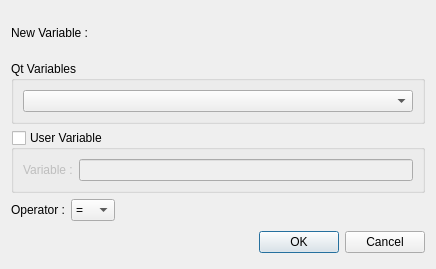
<ui version="4.0" >
 <class>NewVariable</class>
 <widget class="QDialog" name="NewVariable" >
  <property name="geometry" >
   <rect>
    <x>0</x>
    <y>0</y>
    <width>436</width>
    <height>269</height>
   </rect>
  </property>
  <property name="windowTitle" >
   <string>Dialog</string>
  </property>
  <layout class="QGridLayout" >
   <item row="0" column="0" >
    <layout class="QHBoxLayout" >
     <property name="spacing" >
      <number>6</number>
     </property>
     <property name="leftMargin" >
      <number>0</number>
     </property>
     <property name="topMargin" >
      <number>0</number>
     </property>
     <property name="rightMargin" >
      <number>0</number>
     </property>
     <property name="bottomMargin" >
      <number>0</number>
     </property>
     <item>
      <widget class="QLabel" name="label" >
       <property name="text" >
        <string>New Variable :</string>
       </property>
      </widget>
     </item>
     <item>
      <spacer>
       <property name="orientation" >
        <enum>Qt::Horizontal</enum>
       </property>
       <property name="sizeHint" >
        <size>
         <width>40</width>
         <height>20</height>
        </size>
       </property>
      </spacer>
     </item>
    </layout>
   </item>
   <item row="1" column="0" >
    <widget class="QGroupBox" name="groupBox" >
     <property name="title" >
      <string>Qt Variables</string>
     </property>
     <layout class="QGridLayout" >
      <property name="leftMargin" >
       <number>9</number>
      </property>
      <property name="topMargin" >
       <number>9</number>
      </property>
      <property name="rightMargin" >
       <number>9</number>
      </property>
      <property name="bottomMargin" >
       <number>9</number>
      </property>
      <property name="horizontalSpacing" >
       <number>6</number>
      </property>
      <property name="verticalSpacing" >
       <number>6</number>
      </property>
      <item row="0" column="0" >
       <widget class="QComboBox" name="comboVariables" />
      </item>
     </layout>
    </widget>
   </item>
   <item row="2" column="0" >
    <widget class="QGroupBox" name="groupUserVariable" >
     <property name="title" >
      <string>User Variable</string>
     </property>
     <property name="checkable" >
      <bool>true</bool>
     </property>
     <property name="checked" >
      <bool>false</bool>
     </property>
     <layout class="QGridLayout" >
      <property name="leftMargin" >
       <number>9</number>
      </property>
      <property name="topMargin" >
       <number>9</number>
      </property>
      <property name="rightMargin" >
       <number>9</number>
      </property>
      <property name="bottomMargin" >
       <number>9</number>
      </property>
      <property name="horizontalSpacing" >
       <number>6</number>
      </property>
      <property name="verticalSpacing" >
       <number>6</number>
      </property>
      <item row="0" column="0" >
       <widget class="QLabel" name="label_2" >
        <property name="text" >
         <string>Variable :</string>
        </property>
       </widget>
      </item>
      <item row="0" column="1" >
       <widget class="QLineEdit" name="userVariable" />
      </item>
     </layout>
    </widget>
   </item>
   <item row="3" column="0" >
    <layout class="QHBoxLayout" >
     <item>
      <widget class="QLabel" name="label_3" >
       <property name="text" >
        <string>Operator :</string>
       </property>
      </widget>
     </item>
     <item>
      <widget class="QComboBox" name="comboOperator" >
       <item>
        <property name="text" >
         <string>=</string>
        </property>
       </item>
       <item>
        <property name="text" >
         <string>+=</string>
        </property>
       </item>
       <item>
        <property name="text" >
         <string>-=</string>
        </property>
       </item>
       <item>
        <property name="text" >
         <string>*=</string>
        </property>
       </item>
       <item>
        <property name="text" >
         <string>~=</string>
        </property>
       </item>
      </widget>
     </item>
     <item>
      <spacer>
       <property name="orientation" >
        <enum>Qt::Horizontal</enum>
       </property>
       <property name="sizeHint" >
        <size>
         <width>40</width>
         <height>20</height>
        </size>
       </property>
      </spacer>
     </item>
    </layout>
   </item>
   <item row="4" column="0" >
    <layout class="QHBoxLayout" >
     <property name="spacing" >
      <number>6</number>
     </property>
     <property name="leftMargin" >
      <number>0</number>
     </property>
     <property name="topMargin" >
      <number>0</number>
     </property>
     <property name="rightMargin" >
      <number>0</number>
     </property>
     <property name="bottomMargin" >
      <number>0</number>
     </property>
     <item>
      <spacer>
       <property name="orientation" >
        <enum>Qt::Horizontal</enum>
       </property>
       <property name="sizeHint" >
        <size>
         <width>131</width>
         <height>31</height>
        </size>
       </property>
      </spacer>
     </item>
     <item>
      <widget class="QPushButton" name="okButton" >
       <property name="text" >
        <string>OK</string>
       </property>
      </widget>
     </item>
     <item>
      <widget class="QPushButton" name="cancelButton" >
       <property name="text" >
        <string>Cancel</string>
       </property>
      </widget>
     </item>
    </layout>
   </item>
  </layout>
 </widget>
 <resources/>
 <connections>
  <connection>
   <sender>okButton</sender>
   <signal>clicked()</signal>
   <receiver>NewVariable</receiver>
   <slot>accept()</slot>
   <hints>
    <hint type="sourcelabel" >
     <x>331</x>
     <y>196</y>
    </hint>
    <hint type="destinationlabel" >
     <x>96</x>
     <y>233</y>
    </hint>
   </hints>
  </connection>
  <connection>
   <sender>cancelButton</sender>
   <signal>clicked()</signal>
   <receiver>NewVariable</receiver>
   <slot>reject()</slot>
   <hints>
    <hint type="sourcelabel" >
     <x>424</x>
     <y>196</y>
    </hint>
    <hint type="destinationlabel" >
     <x>179</x>
     <y>233</y>
    </hint>
   </hints>
  </connection>
  <connection>
   <sender>groupUserVariable</sender>
   <signal>toggled(bool)</signal>
   <receiver>groupBox</receiver>
   <slot>setDisabled(bool)</slot>
   <hints>
    <hint type="sourcelabel" >
     <x>46</x>
     <y>131</y>
    </hint>
    <hint type="destinationlabel" >
     <x>56</x>
     <y>71</y>
    </hint>
   </hints>
  </connection>
 </connections>
</ui>
